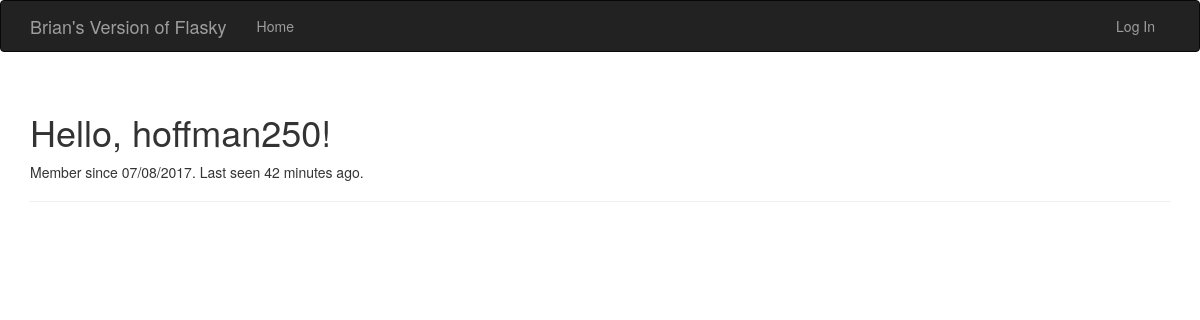
Before: /user/hoffman250 with the older database file.
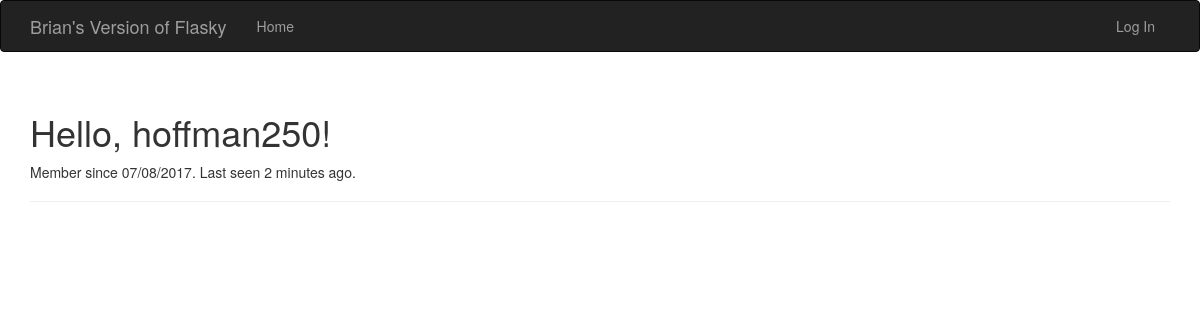
After: the same page with the newer database file.
### app/models.py (models this page shows, shortened)
class User(UserMixin, db.Model):
	__tablename__ = 'users'
	id = db.Column(db.Integer, primary_key=True)
	email = db.Column(db.String(64), unique=True, index=True)
	username = db.Column(db.String(64), unique=True, index=True)
	role_id = db.Column(db.Integer, db.ForeignKey('roles.id'))
	password_hash = db.Column(db.String(128))
	confirmed = db.Column(db.Boolean, default=False)
	name = db.Column(db.String(64))
	location = db.Column(db.String(64))
	about_me = db.Column(db.Text())
	member_since = db.Column(db.DateTime(), default=datetime.utcnow)
	last_seen = db.Column(db.DateTime(), default=datetime.utcnow)
	@property
	def password(self):
		raise AttributeError('password is not a readable attribute')

### app/main/views.py (the view)
@main.route('/user/<username>')
def user(username):
	user = User.query.filter_by(username=username).first_or_404()
	return render_template('user.html', user=user)

### app/auth/views.py (called while the page is built)
@auth.before_app_request
def before_request():
	if current_user.is_authenticated:
		current_user.ping()
		if not current_user.confirmed \
				and request.endpoint[:5] != 'auth.' \
				and request.endpoint != 'static':
			return redirect(url_for('auth.unconfirmed'))

### app/main/__init__.py (called while the page is built)
@main.app_context_processor
def inject_permissions():
	return dict(Permission=Permission)

### app/models.py (called while the page is built)
	def is_administrator(self):
		return False

### app/templates/user.html (shortened to what this page needs)
{% extends "base.html" %}
{% block page_content %}
<div class="page-header">
	<h1>Hello, {{ user.username }}!</h1>
    <p>Member since {{ moment(user.member_since).format('L') }}. Last seen {{ moment(user.last_seen).fromNow() }}.</p>
</div>
{% endblock %}

### app/templates/base.html (shortened to what this page needs)
{% extends "bootstrap/base.html" %}
{% block head %}
{{ super() }}
{% endblock %}
{% block navbar %}
<div class="navbar navbar-inverse" role="navigation">
	<div class="container">
		<div class="navbar-header">
			<a class="navbar-brand" href="{{ url_for('main.index') }}">Brian's Version of Flasky</a>
		</div>
		<div class="navbar-collapse collapse">
			<ul class="nav navbar-nav">
				<li><a href="{{ url_for('main.index') }}">Home</a></li>
			</ul>
			<ul class="nav navbar-nav navbar-right">
				{% if current_user.is_authenticated %}
				<li class="dropdown">
					<a href="#" class="dropdown-toggle" data-toggle="dropdown">Account <b class="caret"></b></a>
					<ul class="dropdown-menu">
                        <li><a href="{{ url_for('auth.change_password') }}">Change Password</a></li>
                        <li><a href="{{ url_for('auth.change_email_request') }}">Change Email</a></li>
                        <li><a href="{{ url_for('auth.logout') }}">Log Out</a></li>
                    </ul>
				</li>
				{% else %}
				<li><a href="{{ url_for('auth.login') }}">Log In</a></li>
				{% endif %}
			</ul>
		</div>
	</div>
</div>
{% endblock %}
{% block content %}
<div class="container">
	{% block page_content %}{% endblock %}
</div>
{% endblock %}

Changed rows visible on the page:
changed User "hoffman250": last_seen "42 minutes ago" → "2 minutes ago"
